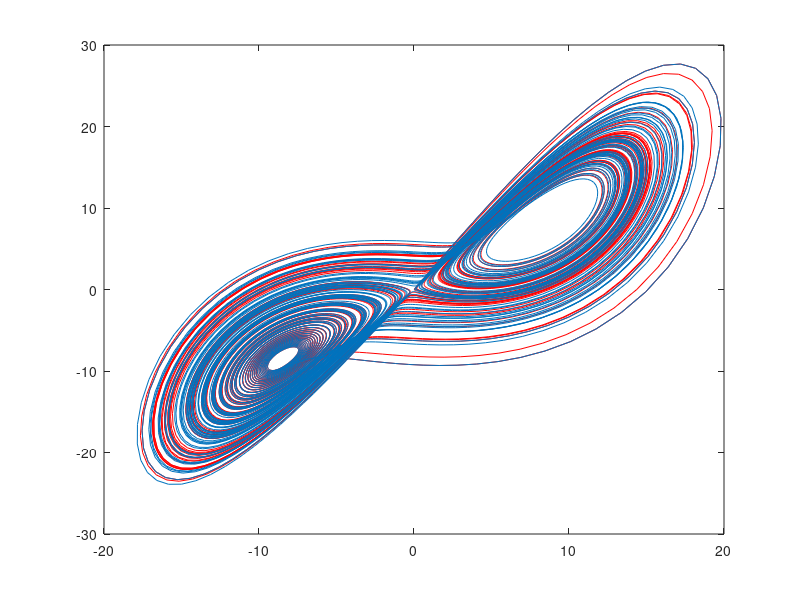

The MATLAB script that drew this image:
function [] = lorenzTester

    h = 0.01;
    initialPoints1 = [0.1 -0.1 0.0];
    initialPoints2 = [0.10001 -0.10002 0.0];
    
    lorenz1 = lorenzSolver(initialPoints1, h);
    lorenz2 = lorenzSolver(initialPoints2, h);
    
    %plotAll(lorenz1);
    plot(lorenz1(:,1), lorenz1(:,2), 'r');
    hold on
    plot(lorenz2(:,1), lorenz2(:,2));
    %plotAll(lorenz2);
    
end

% solves the lorenz equations based on initial points, and timestep
function [ft] = lorenzSolver(initialPoints, h)
    t = 0:h:100;
    
    ft = zeros(length(t),3);
    
    ft(1,:) = initialPoints;
    
    for i = 2:length(t)
        ft(i,:) = rk4Step(ft(i-1,:),h);
    end
end

% plots the lorenz points
function [] = plotAll(ft)

    % plot lorenz1
    %X Y plot
    subplot(2,2,1)
    plot(ft(:,1), ft(:,2), 'r') 

    %X Z plot
    subplot(2,2,2)
    plot(ft(:,1), ft(:,3), 'r') 

    %Z Y plot
    subplot(2,2,3)
    plot(ft(:,3), ft(:,2), 'r') 

    % X Y Z plot.
    subplot(2,2,4)
    plot3(ft(:,1), ft(:,2), ft(:,3),'r') 
    
end

% one step of runge-kutta 4
function [answer] = rk4Step(x,h)
    % y_n+1 = y_n + 1/6 (e_1 + 2e_2 + 2e_3 + e_4);
    
    xi_1 = h*lorenzEquations(x);
    xi_2 = h*lorenzEquations(x+xi_1/2);
    xi_3 = h*lorenzEquations(x+xi_2/2);
    xi_4 = h*lorenzEquations(x+xi_3);
    
    answer = x + (xi_1 + 2*xi_2 + 2*xi_3 + xi_4)/6;
end

% takes (x1, x2, x3) as parameters
% outputs the derivative
function [deriv] = lorenzEquations(x)

    % Lorenz Equations
    sigma = 10;
    beta = 8/3;
    rho = 28;
    
    xPrime = -sigma*x(1) + sigma*x(2);
    yPrime = rho*x(1) - x(2) - x(1)*x(3);
    zPrime = x(1)*x(2)-beta*x(3);
    deriv = [xPrime yPrime zPrime];    
end